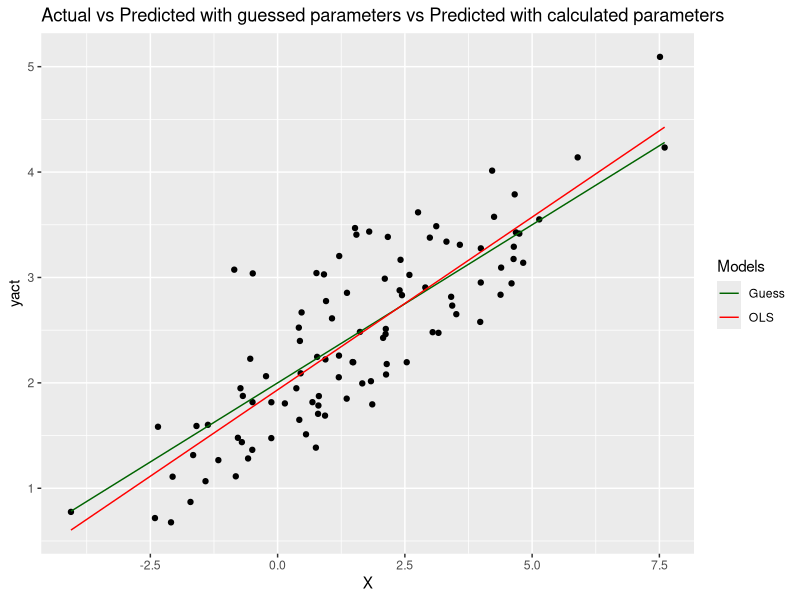

R code for this plot:
## ---- chunk 1
set.seed(0)

# Generate data
X = 2.5 * rnorm(100) + 1.5   # Array of 100 values with mean = 1.5, stddev = 2.5
ypred = 2 + 0.3 * X          # Prediction of Y, assuming a = 2, b = 0.3

res = 0.5 * rnorm(100)       # Generate 100 residual terms
yact = 2 + 0.3 * X + res     # Actual values of Y

# Create dataframe to store our X, ypred, and yact values
df = data.frame('X' = X, 'ypred' = ypred, 'yact' = yact)
## ---- chunk 2
# Calculate the mean of X and Y
xmean = mean(X)
ymean = mean(yact)

# Calculate the terms needed for the numator and denominator of beta
df['xycov'] = (df['X'] - xmean) * (df['yact'] - ymean)
df['xvar'] = (df['X'] - xmean)**2

# Calculate beta and alpha
beta = sum(df['xycov']) / sum(df['xvar'])
alpha = ymean - (beta * xmean)
print(paste('alpha =', alpha, ';', 'beta =', beta))
## ---- chunk 3
# Create new column to store new predictions
df['ypred2'] = alpha + beta * df['X']

# Calculate new SSR with new predictions of Y.
# Note that SST remains the same since yact and ymean do not change.
df['SSR2'] = (df['ypred2'] - ymean)**2
df['SST'] = (df['yact'] - ymean)**2
SSR2 = sum(df['SSR2'])
SST = sum(df['SST'])

# Calculate new R2
R2_2 = SSR2 / SST
print(paste('New R2 =', R2_2))
## ---- chunk 4
library(ggplot2)

# Put color into aes
ggplot(df, aes(X)) +                              # basic graphical object
  geom_point(aes(y=yact), colour="black") +       # first layer
  geom_line(aes(y=ypred, colour="Guess")) +       # second layer
  geom_line(aes(y=ypred2, colour="OLS")) +        # third layer
  scale_colour_manual(name="Models", values = c("Guess"="darkgreen", "OLS"="red")) +
  ggtitle('Actual vs Predicted with guessed parameters vs Predicted with calculated parameters')
